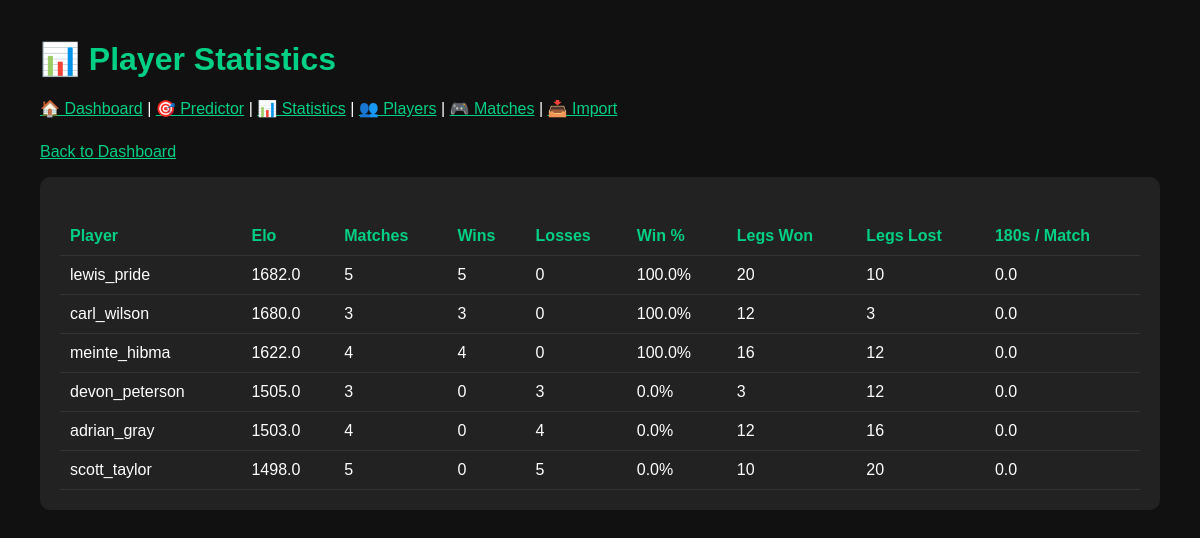
The app's page /statistics with its own data.
### app/models/player.py (models this page shows)
class Player(Base):
    __tablename__ = "players"
    id = Column(Integer, primary_key=True, index=True)
    name = Column(String, unique=True, index=True)
    elo = Column(Float)
    average = Column(Float)
    checkout = Column(Float)
    one80_rate = Column(Float)

### app/models/player_stats.py (models this page shows)
class PlayerStats(Base):
    __tablename__ = "player_stats"
    id = Column(Integer, primary_key=True)
    player_id = Column(Integer, ForeignKey("players.id"))
    matches = Column(Integer, default=0)
    wins = Column(Integer, default=0)
    losses = Column(Integer, default=0)
    legs_won = Column(Integer, default=0)
    legs_lost = Column(Integer, default=0)
    first9_average = Column(Float, default=0)
    one80_total = Column(Integer, default=0)
    one80_per_match = Column(Float, default=0)
    checkout100 = Column(Integer, default=0)
    highest_checkout = Column(Integer, default=0)

### app/routes/statistics.py (the view)
@router.get("/statistics")
def statistics_page(request: Request):
    db = SessionLocal()
    try:
        players = db.query(Player).order_by(Player.elo.desc()).all()
        rows = []
        for player in players:
            stats = db.query(PlayerStats).filter(
                PlayerStats.player_id == player.id
            ).first()
            if stats:
                win_pct = (
                    round((stats.wins / stats.matches) * 100, 1)
                    if stats.matches
                    else 0
                )
                rows.append({
                    "name": player.name,
                    "elo": player.elo,
                    "matches": stats.matches,
                    "wins": stats.wins,
                    "losses": stats.losses,
                    "win_pct": win_pct,
                    "legs_won": stats.legs_won,
                    "legs_lost": stats.legs_lost,
                    "one80_per_match": stats.one80_per_match,
                })
            else:
                rows.append({
                    "name": player.name,
                    "elo": player.elo,
                    "matches": 0,
                    "wins": 0,
                    "losses": 0,
                    "win_pct": 0,
                    "legs_won": 0,
                    "legs_lost": 0,
                    "one80_per_match": 0,
                })
        return templates.TemplateResponse(
            "statistics.html",
            {
                "request": request,
                "rows": rows,
            },
        )
    finally:
        db.close()

### app/templates/statistics.html (shortened to what this page needs)
<!DOCTYPE html>
<html>
<head>
</head>
<body>
<h1>📊 Player Statistics</h1>
<div style="margin-bottom:25px;">
    <a href="/dashboard">🏠 Dashboard</a> |
    <a href="/predict">🎯 Predictor</a> |
    <a href="/statistics">📊 Statistics</a> |
    <a href="/players">👥 Players</a> |
    <a href="/matches">🎮 Matches</a> |
    <a href="/import">📥 Import</a>
</div>
<p><a href="/dashboard">Back to Dashboard</a></p>
<div class="card">
<table>
    <tr>
        <th>Player</th>
        <th>Elo</th>
        <th>Matches</th>
        <th>Wins</th>
        <th>Losses</th>
        <th>Win %</th>
        <th>Legs Won</th>
        <th>Legs Lost</th>
        <th>180s / Match</th>
    </tr>
    {% for row in rows %}
    <tr>
        <td>{{ row.name }}</td>
        <td>{{ row.elo }}</td>
        <td>{{ row.matches }}</td>
        <td>{{ row.wins }}</td>
        <td>{{ row.losses }}</td>
        <td>{{ row.win_pct }}%</td>
        <td>{{ row.legs_won }}</td>
        <td>{{ row.legs_lost }}</td>
        <td>{{ row.one80_per_match }}</td>
    </tr>
    {% endfor %}
</table>
</div>
</body>
</html>

### app/templates/statistics.html (style rules this page uses)
body { font-family: Arial; background:#111; color:white; margin:40px; }
h1 { color:#00d084; }
table { width:100%; border-collapse:collapse; margin-top:20px; }
th, td { padding:10px; border-bottom:1px solid #333; text-align:left; }
th { color:#00d084; }
.card { background:#222; padding:20px; border-radius:10px; }
a { color:#00d084; }

### records on screen
Player: name "lewis_pride", elo "1682.0"
PlayerStats: one80_per_match "0.0"
Player: name "carl_wilson", elo "1680.0"
PlayerStats: one80_per_match "0.0"
Player: name "meinte_hibma", elo "1622.0"
PlayerStats: one80_per_match "0.0"
Player: name "devon_peterson", elo "1505.0"
PlayerStats: one80_per_match "0.0"
Player: name "adrian_gray", elo "1503.0"
PlayerStats: one80_per_match "0.0"
Player: name "scott_taylor", elo "1498.0"
PlayerStats: one80_per_match "0.0"

### other values on screen
{{ row.matches }} "5" "3" "4" "3" "4" "5"
{{ row.wins }} "5" "3" "4" "0" "0" "0"
{{ row.losses }} "0" "0" "0" "3" "4" "5"
{{ row.win_pct }} "100.0" "100.0" "100.0" "0.0" "0.0" "0.0"
{{ row.legs_won }} "20" "12" "16" "3" "12" "10"
{{ row.legs_lost }} "10" "3" "12" "12" "16" "20"
